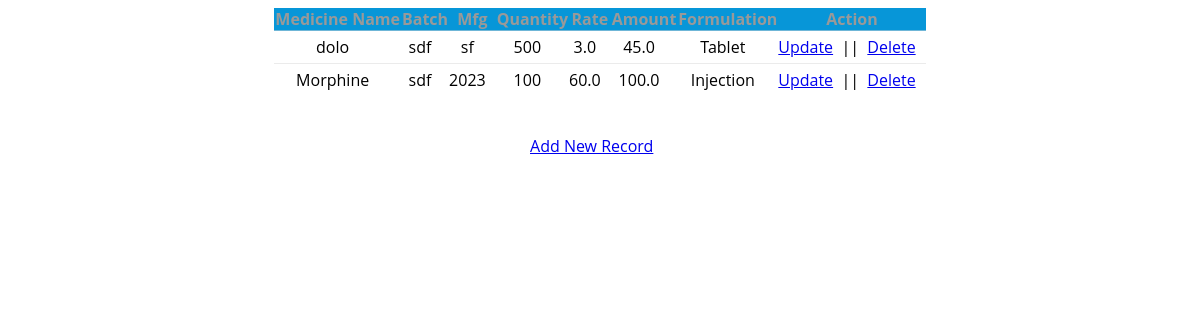
Page /med/show/ on the committed database.
### med/models.py (models this page shows, shortened)
class Medicine(models.Model):
    chemist = models.ForeignKey(ChemistRegister,on_delete=models.CASCADE,default='')
    m_name=models.CharField(max_length=50)
    batch=models.CharField(max_length=30)
    mfg=models.CharField(max_length=30)
    quantity=models.IntegerField()
    rate=models.FloatField()
    amount=models.FloatField()
    formulation_CHOICES = [
    ('Syrup', 'Syrup'),
    ('Tablet', 'Tablet'),
    ('Injection', 'Injection'),
]
    formulation=models.CharField(max_length=150,choices=formulation_CHOICES)

### med/views.py (the view)
# urls.py: path('show/',views.show1,name='show'),
def show1(request):
    abc=Medicine.objects.all()
    return render(request,"show.html",{'a': abc})

### med/templates/show.html (shortened to what this page needs)
{% load static %}
<!DOCTYPE html>
<html lang="en">
<head>
    <link rel="stylesheet" type="text/css" href="{% static 'css/style.css' %}">
</head>
<body>
<center>
<table class="table table-striped table-bordered table-sm">
    <thead class="thead-dark">
    <tr>
        <th><center>Medicine Name</center></th>
        <th><center>Batch</center></th>
        <th><center>Mfg</center></th>
        <th><center>Quantity</center></th>
        <th><center>Rate</center></th>
        <th><center>Amount</center></th>
        <th><center>Formulation</center></th>
        <th><center>Action</center></th>
    </tr>
    </thead>
    <tbody>
{% for medi in a %}
    <tr>
        <td><center>{{ medi.m_name }}</center></td>
        <td><center>{{ medi.batch }}</center></td>
        <td><center>{{ medi.mfg }}</center></td>
        <td><center>{{ medi.quantity }}</center></td>
        <td><center>{{ medi.rate }}</center></td>
        <td><center>{{ medi.amount }}</center></td>
        <td><center>{{ medi.formulation}}</center></td>
        <td>
            <a href="/med/update/{{ medi.id }}"><span class="glyphicon glyphicon-pencil" ><center>Update</span></a>&nbsp;&nbsp;||&nbsp;
            <a href="/med/delete/{{ medi.id }}">Delete</center></a>
        </td>
    </tr>
{% endfor %}
<br>
<br>
<center><a href="{% url 'med:add' %}" class="btn btn-primary">Add New Record</a>&nbsp;&nbsp;&nbsp;&nbsp;</center>
</body>
</html>

### Chemist_Master/static/css/style.css (style rules this page uses)
body { font-family: 'Open Sans', sans-serif; line-height: 20px; color: #999999; font-size: 300; font-size: 16px; }
table { border-collapse: collapse; border-spacing: 0; }
a, a:hover, a:focus, a:active { outline: none; }
td { border: 0px solid #ededed; border-top: 1px solid rgba(216, 216, 216, 0.5); padding: 6px 10px 6px 0; }

### med/templates/show.html (style rules this page uses)
th { background-color: rgb(7, 150, 216); }
td { color: black; }

### rows in the picture
Medicine: m_name "dolo", batch "sdf", mfg "sf", quantity "500", rate "3.0", amount "45.0", formulation "Tablet"
Medicine: m_name "Morphine", batch "sdf", mfg "2023", quantity "100", rate "60.0", amount "100.0", formulation "Injection"
